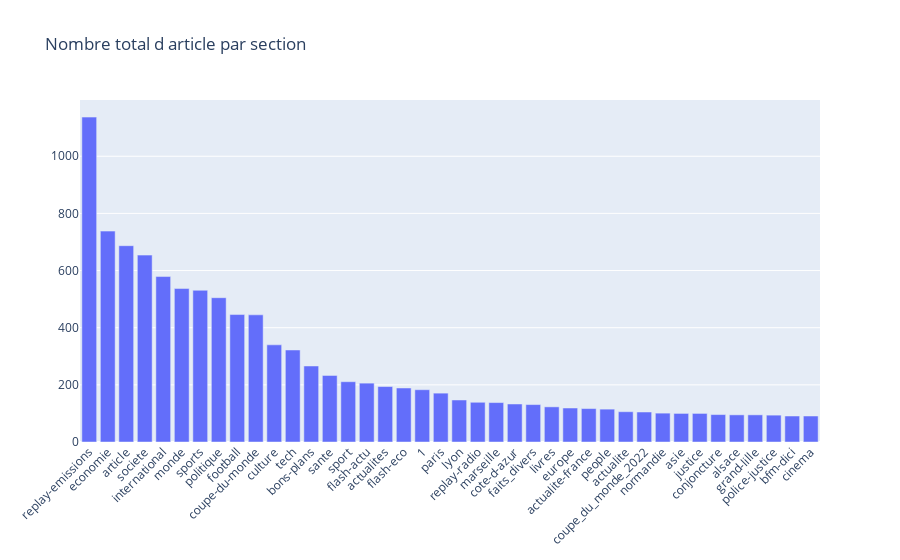

Notebook code cell kept with this figure:
### Markdown cell above
## Section exploration

### Code cell
# top n sections
top_n = 40
df_count_sections = df_sparse.sum(axis=0).sort_values(ascending=False).head(top_n)
fig = go.Figure()
fig.add_trace(go.Bar(y=df_count_sections, x=df_count_sections.index))
fig.update_xaxes(tickangle=-45, title=None)
fig.update_yaxes(title=None)
fig.update_layout(margin={"b": 100}, title_text='Nombre total d article par section')

### Figure 1 — Plotly figure (JSON) as saved in the notebook; plotly's stock layout.template omitted (floating-point values rounded to 4 significant figures)
{"data": [{"x": ["replay-emissions", "economie", "article", "societe", "international", "monde", "sports", "politique", "football", "coupe-du-monde", "culture", "tech", "bons-plans", "sante", "sport", "flash-actu", "actualites", "flash-eco", "1", "paris", "lyon", "replay-radio", "marseille", "cote-d-azur", "faits_divers", "livres", "europe", "actualite-france", "people", "actualite", "coupe_du_monde_2022", "normandie", "asie", "justice", "conjoncture", "alsace", "grand-lille", "police-justice", "bfm-dici", "cinema"], "y": [1137, 738, 687, 654, 579, 537, 531, 505, 446, 445, 340, 322, 266, 233, 211, 206, 194, 189, 183, 171, 147, 139, 138, 133, 131, 123, 119, 117, 115, 106, 105, 101, 100, 100, 96, 95, 95, 94, 91, 91], "type": "bar"}], "layout": {"xaxis": {"tickangle": -45, "title": {}}, "yaxis": {"title": {}}, "margin": {"b": 100}, "title": {"text": "Nombre total d article par section"}}}
